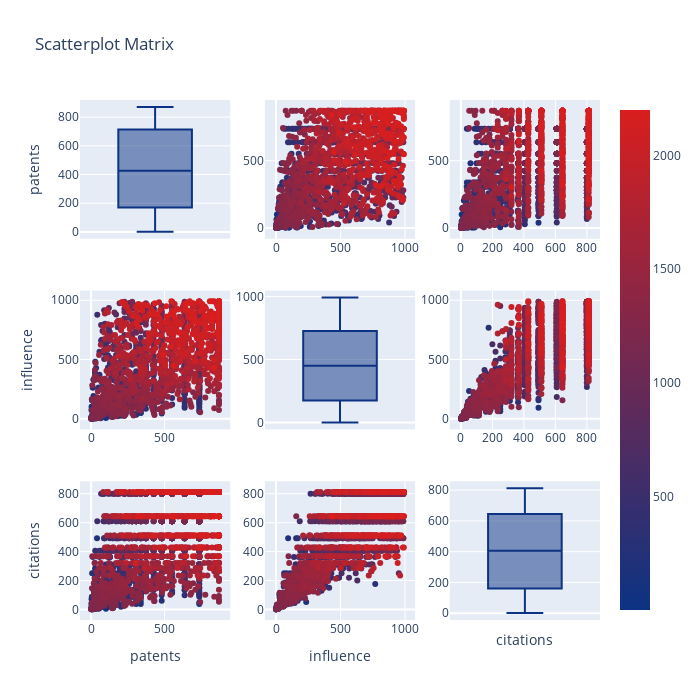

This figure's notebook cell:
### Code cell
import plotly.figure_factory as ff
# prepare data
dataframe = uni[uni.year == 2015]
data2015 = uni.loc[:,["patents","influence", "citations"]]
data2015["index"] = np.arange(1,len(data2015)+1)
# scatter matrix
fig = ff.create_scatterplotmatrix(data2015, diag='box', index='index',colormap='Portland',
                                  colormap_type='cat',
                                  height=700, width=700)
iplot(fig)

### Figure 1 — Plotly figure (JSON) as saved in the notebook; plotly's stock layout.template omitted (floating-point values rounded to 4 significant figures; data arrays with more than 128 entries replaced by an {"elided": "..."} marker saying what was removed)
{"data": [{"marker": {"color": "rgb(12, 51, 131)"}, "showlegend": false, "type": "box", "xaxis": "x", "y": {"elided": "2200 int values"}, "yaxis": "y"}, {"marker": {"color": {"elided": "2200 int values"}, "colorscale": [[0, "rgb(12, 51, 131)"], [1, "rgb(217, 30, 30)"]], "showscale": true, "size": 6}, "mode": "markers", "showlegend": false, "type": "scatter", "x": {"elided": "2200 int values"}, "xaxis": "x2", "y": {"elided": "2200 int values"}, "yaxis": "y2"}, {"marker": {"color": {"elided": "2200 int values"}, "colorscale": [[0, "rgb(12, 51, 131)"], [1, "rgb(217, 30, 30)"]], "showscale": false, "size": 6}, "mode": "markers", "showlegend": false, "type": "scatter", "x": {"elided": "2200 int values"}, "xaxis": "x3", "y": {"elided": "2200 int values"}, "yaxis": "y3"}, {"marker": {"color": {"elided": "2200 int values"}, "colorscale": [[0, "rgb(12, 51, 131)"], [1, "rgb(217, 30, 30)"]], "showscale": false, "size": 6}, "mode": "markers", "showlegend": false, "type": "scatter", "x": {"elided": "2200 int values"}, "xaxis": "x4", "y": {"elided": "2200 int values"}, "yaxis": "y4"}, {"marker": {"color": "rgb(12, 51, 131)"}, "showlegend": false, "type": "box", "xaxis": "x5", "y": {"elided": "2200 int values"}, "yaxis": "y5"}, {"marker": {"color": {"elided": "2200 int values"}, "colorscale": [[0, "rgb(12, 51, 131)"], [1, "rgb(217, 30, 30)"]], "showscale": false, "size": 6}, "mode": "markers", "showlegend": false, "type": "scatter", "x": {"elided": "2200 int values"}, "xaxis": "x6", "y": {"elided": "2200 int values"}, "yaxis": "y6"}, {"marker": {"color": {"elided": "2200 int values"}, "colorscale": [[0, "rgb(12, 51, 131)"], [1, "rgb(217, 30, 30)"]], "showscale": false, "size": 6}, "mode": "markers", "showlegend": false, "type": "scatter", "x": {"elided": "2200 int values"}, "xaxis": "x7", "y": {"elided": "2200 int values"}, "yaxis": "y7"}, {"marker": {"color": {"elided": "2200 int values"}, "colorscale": [[0, "rgb(12, 51, 131)"], [1, "rgb(217, 30, 30)"]], "showscale": false, "size": 6}, "mode": "markers", "showlegend": false, "type": "scatter", "x": {"elided": "2200 int values"}, "xaxis": "x8", "y": {"elided": "2200 int values"}, "yaxis": "y8"}, {"marker": {"color": "rgb(12, 51, 131)"}, "showlegend": false, "type": "box", "xaxis": "x9", "y": {"elided": "2200 int values"}, "yaxis": "y9"}], "layout": {"height": 700, "showlegend": true, "title": {"text": "Scatterplot Matrix"}, "width": 700, "xaxis": {"anchor": "y", "domain": [0, 0.2889], "showticklabels": false}, "xaxis2": {"anchor": "y2", "domain": [0.3556, 0.6444]}, "xaxis3": {"anchor": "y3", "domain": [0.7111, 1]}, "xaxis4": {"anchor": "y4", "domain": [0, 0.2889]}, "xaxis5": {"anchor": "y5", "domain": [0.3556, 0.6444], "showticklabels": false}, "xaxis6": {"anchor": "y6", "domain": [0.7111, 1]}, "xaxis7": {"anchor": "y7", "domain": [0, 0.2889], "title": {"text": "patents"}}, "xaxis8": {"anchor": "y8", "domain": [0.3556, 0.6444], "title": {"text": "influence"}}, "xaxis9": {"anchor": "y9", "domain": [0.7111, 1], "showticklabels": false, "title": {"text": "citations"}}, "yaxis": {"anchor": "x", "domain": [0.7333, 1], "title": {"text": "patents"}}, "yaxis2": {"anchor": "x2", "domain": [0.7333, 1]}, "yaxis3": {"anchor": "x3", "domain": [0.7333, 1]}, "yaxis4": {"anchor": "x4", "domain": [0.3667, 0.6333], "title": {"text": "influence"}}, "yaxis5": {"anchor": "x5", "domain": [0.3667, 0.6333]}, "yaxis6": {"anchor": "x6", "domain": [0.3667, 0.6333]}, "yaxis7": {"anchor": "x7", "domain": [0, 0.2667], "title": {"text": "citations"}}, "yaxis8": {"anchor": "x8", "domain": [0, 0.2667]}, "yaxis9": {"anchor": "x9", "domain": [0, 0.2667]}}}
